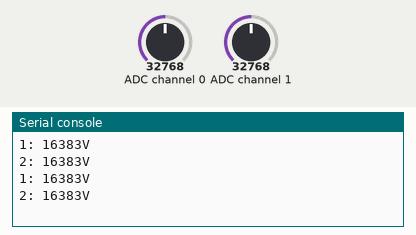
Recording of a program running on a simulated CircuitPython board. Shown: the last lines printed to the serial console. The test bench sets the inputs (shaded band); at power-on: ADC channel 0 = 32768, ADC channel 1 = 32768 (analog values on the 0–65535 scale). Files the program writes start out absent.

Above: at 1.2 s.
1.3 s: ADC channel 0 set to 45874
At 2.6 s:
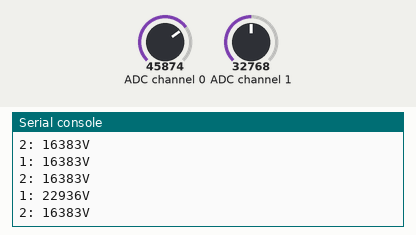
2.8 s: ADC channel 1 set to 45874
At 3.5 s:
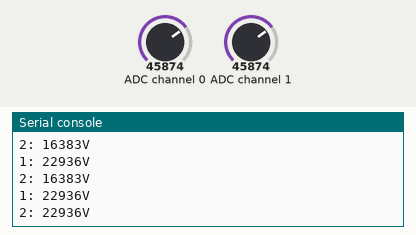
4.3 s: ADC channel 0 set to 57670
At 4.3 s:
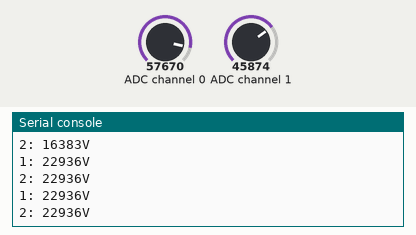
5.8 s: ADC channel 1 set to 57670
At 7.0 s:
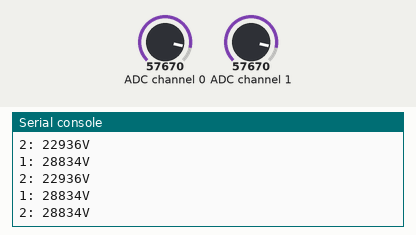
Timing chart, 0 to 8.3 s (numbered marks = the images above; inputs shaded):
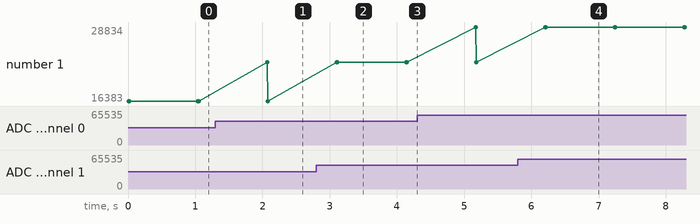

Measured:
- after the input at 1.3 s, the serial console: prints a new line after 0.77 s (image 1)
- after the input at 2.8 s, the serial console: prints a new line after 0.32 s (image 2)
- after the input at 5.8 s, the serial console: prints a new line after 0.41 s (image 4)

The program:

flex.py
```python
import time
import board
import busio
import adafruit_ads1x15.ads1115 as ADS
from adafruit_ads1x15.analog_in import AnalogIn

# Create the I2C bus
i2c = busio.I2C(board.SCL, board.SDA)

# Create the ADC object
ads = ADS.ADS1115(i2c)

# Create an analog input channel on the ADS1115
chan1 = AnalogIn(ads, ADS.P0)
chan2 = AnalogIn(ads, ADS.P1)

# Read the voltage on the analog input channel
while True:
    try:
        print('1: {}V'.format(chan1.value))
        print('2: {}V'.format(chan2.value))
        f=open('flex.txt','w')
        f.write(str(chan1.value)+"#"+str(chan2.value))
        f.close()
        time.sleep(1)

    except KeyboardInterrupt:
        break
```
